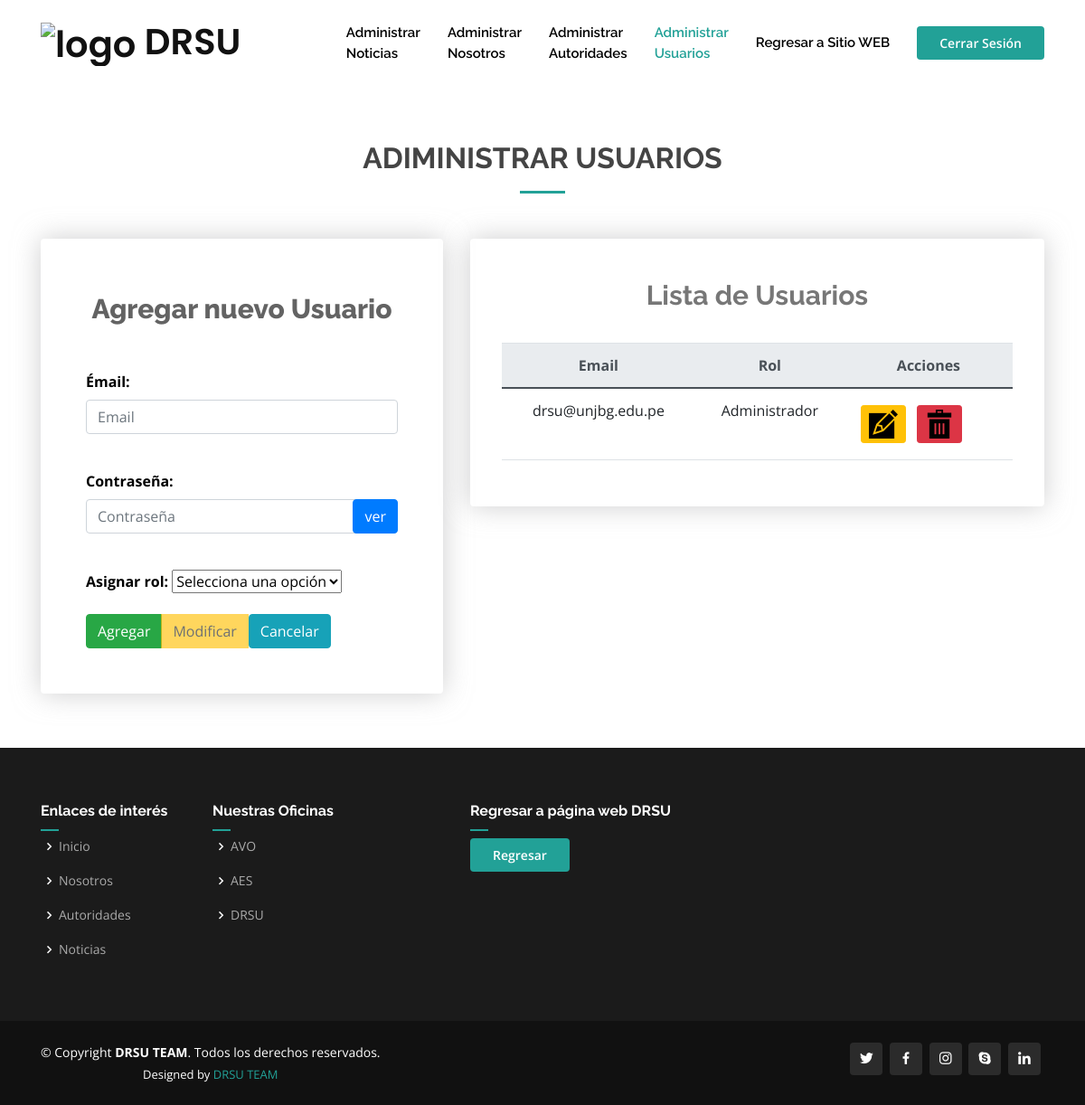
The page /drsu/usuarios/usuario.php (signed in) on the database its author committed.
### tables this page shows
CREATE TABLE `drsu_usuario` (
  `sql_usuario_id` int(10) UNSIGNED NOT NULL,
  `sql_usuario_email` varchar(100) NOT NULL,
  `sql_usuario_pass` varchar(100) NOT NULL,
  `sql_usuario_rol_id` int(10) UNSIGNED NOT NULL
);

CREATE TABLE `drsu_rol` (
  `sql_rol_id` int(10) UNSIGNED NOT NULL,
  `sql_rol_nombre` varchar(20) NOT NULL
);

### drsu/usuarios/usuario.php (the view, shortened to what this page needs)
<?php require('../drsu_template/header.php');?>
<?php
$var_usuario_email = (isset($_POST['usuario_email']))?$_POST['usuario_email']:"";
$var_usuario_pass = (isset($_POST['usuario_pass']))?$_POST['usuario_pass']:"";
$validacion_2=true;
$validacion=true;
$var_accion = (isset($_POST['accion']))?$_POST['accion']:"";
$sentencia_sql= $conexion->prepare("SELECT
    drsu_usuario.sql_usuario_id,
    drsu_usuario.sql_usuario_email,
    drsu_usuario.sql_usuario_pass,
    drsu_usuario.sql_usuario_rol_id,
    drsu_rol.sql_rol_nombre
    FROM drsu_usuario
    JOIN drsu_rol ON drsu_usuario.sql_usuario_rol_id=drsu_rol.sql_rol_id
    where drsu_usuario.sql_usuario_email<>'modulodrsumaster@gmail.com'
    ORDER BY drsu_usuario.sql_usuario_id asc;");
    $sentencia_sql->execute();
    $lista_usuarios=$sentencia_sql->fetchAll(PDO::FETCH_ASSOC);
?>
<section id="contact" class="contact ">
<div class="container">
<div class="section-title">
    <br/>
    <br/>
    <h2>Adiministrar Usuarios</h2>
</div>
<div class="row">
    <div class="col-lg-5">
        <div class="row">
            <div class="col-md-12">
                <div class="info-box2">
                    <h3>Agregar nuevo Usuario</h3>
                    <br/>
                <form method="POST" enctype="multipart/form-data">
                    <div class = "form-group">
                        <label for="usuario_email"><b>Émail:</b></label>
                        <input <?php if($var_usuario_email!="" && $validacion==true){$readonly="readonly"; echo $readonly;}?>
                        type="email" required class="form-control" value="<?php echo $var_usuario_email; ?>" name="usuario_email" id="usuario_email"  placeholder="Email">
                    </div>
                    <br/>
                    <?php
                    if($var_usuario_email!="" && $validacion_2==true) {
                    ?>
                    <div class = "form-group">
                            <div class="form-group">
                                <label for="usuario_pass"><b>Contraseña:</b></label>
                                <button class="btn btn-primary btn-sm" type="submit" id="boton" value="cambio_contra" name="cambio_contra">Cambiar Contraseña</button>
                                <div class="juntar">
                                <input hidden required class="form-control" value="<?php echo $var_usuario_pass; ?>" type="password" name="usuario_pass" id="contraseña2" placeholder="Nueva contraseña">
                                <span class="boton_ver"><button hidden class="btn btn-primary" type="button" id="boton2">ver</button></span>
                                </div>
                            </div>
                            <script type="text/javascript">
                                var boton = document.getElementById('boton');
                                var ver = document.getElementById('boton2');
                                boton.addEventListener('click',mostrarInput);
                                function mostrarInput(){
                                    document.getElementById("contraseña2").hidden = false;
                                    document.getElementById("contraseña2").value = "";
                                    document.getElementById("boton2").hidden = false;
                                    document.getElementById("boton").hidden = true;
                                }
                                ver.addEventListener('click',mostrarContraseña);
                                function mostrarContraseña(){
                                    if(document.getElementById("contraseña2").type == "password"){
                                        document.getElementById("contraseña2").type = "text";
                                    }else{
                                        document.getElementById("contraseña2").type = "password";
                                    }
                                }
                            </script>
                    </div>
                    <?php } if (($var_usuario_email=="" && $validacion_2==true) ||($var_usuario_email!="" && $validacion_2==false)) {  ?>
                    <div class = "form-group">
                        <label for="usuario_pass"><b>Contraseña:</b></label>
                        <div class="juntar">
                        <input required class="form-control" value="<?php echo $var_usuario_pass; ?>" type="password" name="usuario_pass" id="contraseña" placeholder="Contraseña">
                        <span class="boton_ver"><button class="btn btn-primary" type="button" id="boton3">ver</button></span>
                        </div>
                    </div>
                    <?php } ?>
                     <br/>
                    <div class = "form-group">
                        <label for="roles"><b>Asignar rol:</b></label>
                        <select name="usuario_rol_id" id="usuario_rol_id" required>
                            <?php if(isset($var_usuario_rol_id_2)) { ?>
                                <option selected="" value="<?php echo $var_usuario_rol_id_2; ?>" ><?php echo $var_rol_nombre; ?></option>
                            <?php } else{?>
                                <option value="" selected disabled hidden>Selecciona una opción</option>
                            <?php }?>
                        </select>
                    </div>
                    <div class="btn-group" role="group" aria-label=""><button type="submit" name="accion" <?php if($var_accion=="Seleccionar"){echo "disabled";}?>
                        value= "Agregar" class="btn btn-success">Agregar</button>
                        <button type="submit" name="accion"<?php if($var_accion!="Seleccionar"){echo "disabled";}?> value= "Modificar" class="btn btn-warning">Modificar</button>
                         <a href="usuario.php"><button type="button" class="btn btn-info" ">Cancelar</button></a>
                    </div>
                </form>
                </div>
                </div>
                        </div>
                    </div>
                <div class="col-lg-7">
                    <div class="row">
                        <div class="col-md-12">
                            <div class="info-box">
                                <h3>Lista de Usuarios</h3>
                                <br/>
        <div class="table-responsive">
        <table class="table table-hover">
            <thead class="thead-light " >
                <tr>
                    <th>Email</th>
                    <th>Rol</th>
                    <th>Acciones</th>
                </tr>
            </thead>
            <tbody>
            <?php foreach($lista_usuarios as $usu) { ?>
                <tr>
                    <td><?php echo $usu['sql_usuario_email'] ?> </td>
                    <td><?php echo $usu['sql_rol_nombre'] ?></td>
                    <td>
                    <div class="botones_drsu">
                    <div class="boton_drsu">
                    <form method="post">
                     <button type="submit" name="accion" value= "Seleccionar" class="btn btn-warning btn-sm"><img src="../../assets/img/icons/editar.png"></button>
                    </form>
                     </div>
                     <div class="boton_drsu">
                    <form method="post">
                    <button type="submit" name="accion" value= "Borrar" class="btn btn-danger btn-sm" onclick="return ConfirmDelete()"><img src="../../assets/img/icons/eliminar.png"></button>
                    </form>
                    </div>
                    </div>
                    </td>
                </tr>
            <?php  } ?>
            </tbody>
        </table>
         </div>
        </div>
             </div>
                    </div>
                </div>
            </div>
            </div>
    </section>
<?php include('../drsu_template/footer.php');?>

### assets/css/style.css (style rules this page uses)
body { font-family: "Open Sans", sans-serif; color: #444444; }
a { color: #22a197; text-decoration: none; }
h1, h2, h3, h4, h5, h6 { font-family: "Raleway", sans-serif; }
section { padding: 60px 0; overflow: hidden; position: relative; }
.section-title { text-align: center; padding-bottom: 30px; position: relative; }
.section-title h2 { font-size: 32px; font-weight: bold; text-transform: uppercase; margin-bottom: 20px; padding-bottom: 20px; position: relative; }
.section-title h2::after { content: ""; position: absolute; display: block; width: 50px; height: 3px; background: #22a197; bottom: 0; left: calc(50% - 25px); }
.contact .info-box { color: #444444; text-align: center; box-shadow: 0 0 30px rgba(174, 174, 175, 0.6); padding: 35px; border-radius: 4px; }
.contact .info-box h3 { font-size: 30px; color: #777777; font-weight: 700; margin: 10px 0; text-align: center; }
.contact .info-box2 { color: #000000; text-align: left; box-shadow: 0 0 30px rgba(174, 174, 175, 0.6); padding: 50px; border-radius: 4px; }
.contact .info-box2 h3 { font-size: 30px; color: #636363; font-weight: 800; margin: 10px 0; text-align: center; }
.juntar { position: relative; display: flex; }
.boton_ver { position: absolute; right: 0; }

### assets/css/customstyle.css (style rules this page uses)
.juntar { position: relative; display: flex; }
.boton_ver { position: absolute; right: 0; }
.botones_drsu { display: flex; }
.boton_drsu { margin: 6px; }

### rows shown on the page
drsu_usuario: sql_usuario_email "drsu@unjbg.edu.pe", sql_usuario_rol.sql_rol_nombre "Administrador"
